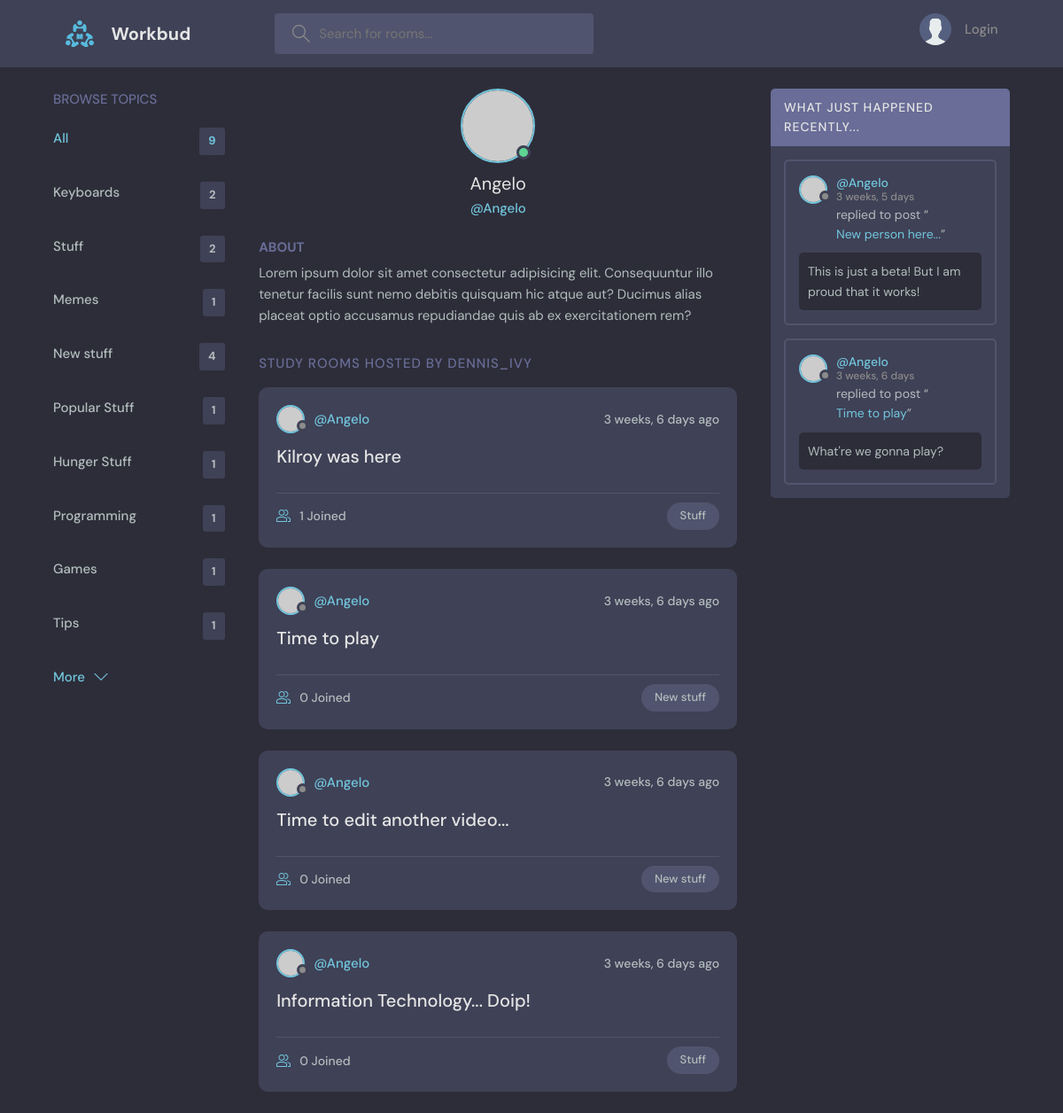
Page /profile/1/ on the committed database.
### base/models.py (models this page shows, shortened)
class Topic(models.Model):
    name = models.CharField(max_length=200)

class Room(models.Model):
    host = models.ForeignKey(User, on_delete=models.SET_NULL, null=True)
    topic = models.ForeignKey(Topic, on_delete=models.SET_NULL, null=True)
    name = models.CharField(max_length=200)
    description = models.TextField(null=True, blank=True)
    participants = models.ManyToManyField(User, related_name='participants', blank=True)
    updated = models.DateTimeField(auto_now=True)
    created = models.DateTimeField(auto_now_add=True)
    class Meta:
        ordering = ['-updated', '-created']
    def __str__(self):
        return self.name

class Message(models.Model):
    user = models.ForeignKey(User, on_delete=models.CASCADE)
    room = models.ForeignKey(Room, on_delete=models.CASCADE)
    body = models.TextField()
    updated = models.DateTimeField(auto_now=True)
    created = models.DateTimeField(auto_now_add=True)
    class Meta:
        ordering = ['-updated', '-created']

### base/views.py (the view)
# urls.py: path('profile/<str:pk>/', views.userProfile, name="user-profile"),
def userProfile(request, pk):
    user = User.objects.get(id=pk)
    rooms = user.room_set.all()
    room_messages = user.message_set.all()
    topics = Topic.objects.all()
    context = {'user':user, 'rooms':rooms,
        'room_messages':room_messages, 'topics':topics}
    return render(request, 'base/profile.html', context)

### base/templates/base/profile.html (shortened to what this page needs)
{% extends 'main.html' %}
{% block content %}
<main class="profile-page layout layout--3">
  <div class="container">
    {% include 'base/topics_component.html' %}
    <div class="roomList">
      <div class="profile">
        <div class="profile__avatar">
          <div class="avatar avatar--large active">
            <img src="https://randomuser.me/api/portraits/men/11.jpg" />
          </div>
        </div>
        <div class="profile__info">
          <h3>{{user.username}}</h3>
          <p>@{{user.username}}</p>
        </div>
        <div class="profile__about">
          <h3>About</h3>
          <p>
            Lorem ipsum dolor sit amet consectetur adipisicing elit. Consequuntur illo tenetur
            facilis sunt nemo debitis quisquam hic atque aut? Ducimus alias placeat optio
            accusamus repudiandae quis ab ex exercitationem rem?
          </p>
        </div>
      </div>
      <div class="roomList__header">
        <div>
          <h2>Study Rooms Hosted by dennis_ivy</a>
          </h2>
        </div>
      </div>
      {% include 'base/feed_component.html' %}
    </div>
    {% include 'base/activity_component.html' %}
  </div>
</main>
{% endblock content %}

### base/templates/base/topics_component.html
<div class="topics">
    <div class="topics__header">
      <h2>Browse Topics</h2>
    </div>
    <ul class="topics__list">
      <li>
        <a href="{% url 'home' %}" class="active">All <span>{{topics.count}}</span></a>
      </li>
      {% for topic in topics %}
      <li>
        <a href="{% url 'home' %}?q={{topic.name}}">{{topic.name}} <span>{{topic.room_set.all.count}}</span></a>
      </li>
      {% endfor %}
    </ul>
    <a class="btn btn--link" href="topics.html">
      More
      <svg version="1.1" xmlns="http://www.w3.org/2000/svg" width="32" height="32" viewBox="0 0 32 32">
        <title>chevron-down</title>
        <path d="M16 21l-13-13h-3l16 16 16-16h-3l-13 13z"></path>
      </svg>
    </a>
  </div>

### base/templates/base/feed_component.html (shortened to what this page needs)
{% for room in rooms %}
<div class="roomListRoom">
    <div class="roomListRoom__header">
      <a href="{% url 'user-profile' room.host.id %}" class="roomListRoom__author">
        <div class="avatar avatar--small">
          <img src="https://randomuser.me/api/portraits/women/11.jpg" />
        </div>
        <span>@{{room.host.username}}</span>
      </a>
      <div class="roomListRoom__actions">
        <span>{{room.created|timesince}} ago</span>
      </div>
    </div>
    <div class="roomListRoom__content">
      <a href="{% url 'room' room.id %}">{{room.name}}</a>
    </div>
    <div class="roomListRoom__meta">
      <a href="{% url 'room' room.id %}" class="roomListRoom__joined">
        {{room.participants.all.count}} Joined
      </a>
      <p class="roomListRoom__topic">{{room.topic.name}}</p>
    </div>
  </div>
{% endfor %}

### base/templates/base/activity_component.html (shortened to what this page needs)
<div class="activities">
    <div class="activities__header">
      <h2>What just happened recently...</h2>
    </div>
    {% for message in room_messages %}
    <div class="activities__box">
      <div class="activities__boxHeader roomListRoom__header">
        <a href="{% url 'user-profile' message.user.id %}" class="roomListRoom__author">
          <div class="avatar avatar--small">
            <img src="https://randomuser.me/api/portraits/women/11.jpg" />
          </div>
          <p>
            @{{message.user}}
            <span>{{message.created|timesince}}</span>
          </p>
        </a>
      </div>
      <div class="activities__boxContent">
        <p>replied to post “<a href="{% url 'room' message.room.id %}">{{message.room}}</a>”</p>
        <div class="activities__boxRoomContent">
          {{message.body}}
        </div>
      </div>
    </div>
    {% endfor %}
  </div>

### rows in the picture
Topic: name "Keyboards", room_set.all.count "2"
Topic: name "Stuff", room_set.all.count "2"
Topic: name "Memes", room_set.all.count "1"
Topic: name "New stuff", room_set.all.count "4"
Topic: name "Popular Stuff", room_set.all.count "1"
Topic: name "Hunger Stuff", room_set.all.count "1"
Topic: name "Programming", room_set.all.count "1"
Topic: name "Games", room_set.all.count "1"
Topic: name "Tips", room_set.all.count "1"
Room: host.username "Angelo", created "3 weeks, 6 days", name "Kilroy was here", participants.all.count "1", topic.name "Stuff"
Room: host.username "Angelo", created "3 weeks, 6 days", name "Time to play", participants.all.count "0", topic.name "New stuff"
Room: host.username "Angelo", created "3 weeks, 6 days", name "Time to edit another video...", participants.all.count "0", topic.name "New stuff"
Room: host.username "Angelo", created "3 weeks, 6 days", name "Information Technology... Doip!", participants.all.count "0", topic.name "Stuff"
Message: user "Angelo", created "3 weeks, 5 days", room "New person here...", body "This is just a beta! But I am proud that it works!"
Message: user "Angelo", created "3 weeks, 6 days", room "Time to play", body "What're we gonna play?"

### other values in the picture
{{ topics.count }} "9"
{{ user.username }} "Angelo"
